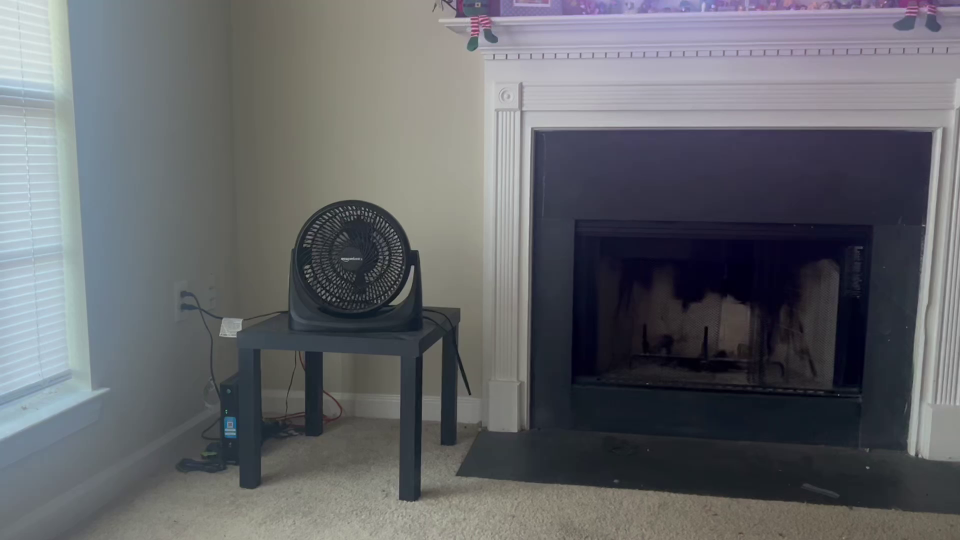
#> input picture Assignment_3/video_frames/frame_0000.png, 1920 x 1080 px, given in place of frame_0197.png, which was not available (shown at 1/2 size)
$ python capture_object.py
#> lines starting #> are read from the running program, lines starting #| are printed output that depends on the picture; after the words box and inside, x2 and y2 are one past the last pixel; in counts of white or black regions, pixels touching at a corner belong together; pictures that were not available may be replaced by others from this repository, and a replacement may not be noted
import cv2
import numpy as np
import glob
import random


image = cv2.imread('video_frames/frame_0197.png')
#> image is the input picture: shape (1080, 1920, 3); mean B, G, R 106, 101.4, 99.6

# Get the dimensions of the image
height, width, channels = image.shape
#> height = 1080; width = 1920; channels = 3

print(f"The image width is: {width}")
#| The image width is: 1920
print(f"The image height is: {height}")
#| The image height is: 1080
print(f"The number of channels is: {channels}")
#| The number of channels is: 3


#----------------------------------- Add Grid ------------------------#

# Define the number of grid cells
grid_cells_horizontal = 40
grid_cells_vertical = 40

# Calculate the step size for each cell
step_size_x = image.shape[1] // grid_cells_horizontal  # Image width divided by number of cells horizontally
#> step_size_x = 48
step_size_y = image.shape[0] // grid_cells_vertical    # Image height divided by number of cells vertically
#> step_size_y = 27

# Create a copy of the image to draw the grid on
image_with_grid = image.copy()

# Draw the vertical grid lines
for x in range(0, image.shape[1], step_size_x):
    cv2.line(image_with_grid, (x, 0), (x, image.shape[0]), color=(0, 255, 0), thickness=1)
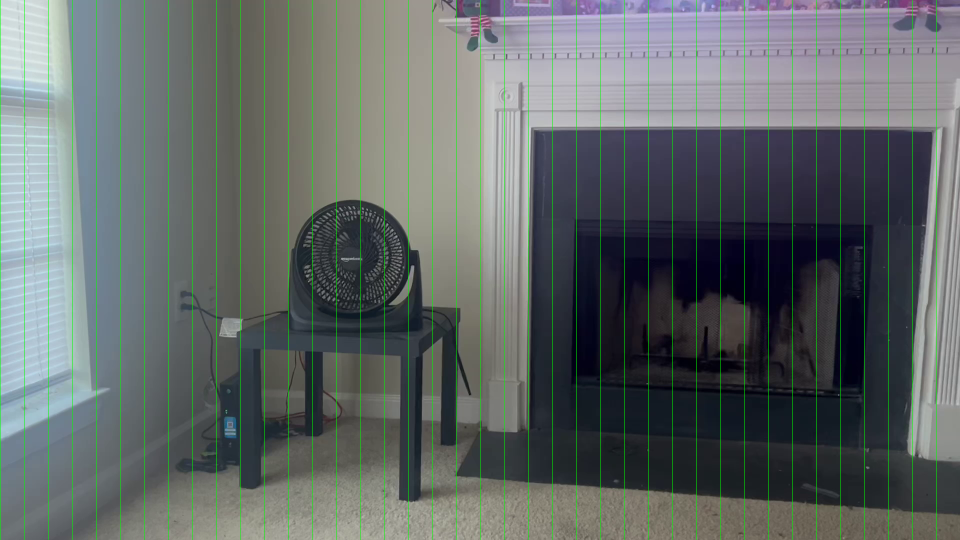
#> image_with_grid: shape (1080, 1920, 3) (shown at 1/2 size); 2.08% of pixels changed, all inside (x1, y1, x2, y2) = (0, 0, 1873, 1080)

# Draw the horizontal grid lines
for y in range(0, image.shape[0], step_size_y):
    cv2.line(image_with_grid, (0, y), (image.shape[1], y), color=(0, 255, 0), thickness=1)
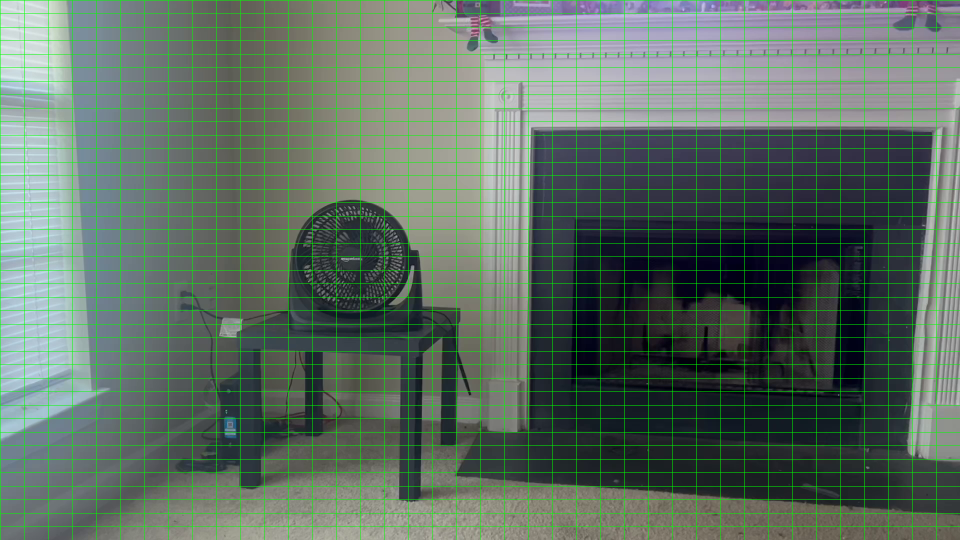
#> image_with_grid: shape (1080, 1920, 3) (shown at 1/2 size); 3.63% of pixels changed, all inside (x1, y1, x2, y2) = (1, 0, 1920, 1054)

# Save image with grid
cv2.imwrite('image_with_grid.png', image_with_grid)

# Show the image with the grid
cv2.imshow('Image with Grid', image_with_grid)
cv2.waitKey(0)
cv2.destroyAllWindows()

#----------------------------------- Crop Object ------------------------#
x, y = 1824, 216
width, height = 48, 135

# Crop the ROI from the image
roi = image[y:y+height, x:x+width]
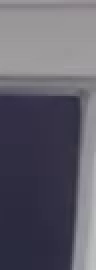
#> roi: shape (135, 48, 3) (shown 2 times larger); mean B, G, R 105.9, 94, 96.1

cv2.imwrite('cropped_roi.png', roi)
# Show the cropped ROI
cv2.imshow('Cropped ROI', roi)
cv2.waitKey(0)
cv2.destroyAllWindows()


#----------------------------------- Image comparison ------------------------#
# Load the cropped region
cropped_roi = cv2.imread('cropped_roi.png')
cropped_roi_gray = cv2.cvtColor(cropped_roi, cv2.COLOR_BGR2GRAY)  # Convert to grayscale if comparing in grayscale

# List all frames in the directory
all_frames = glob.glob('video_frames/*.png')

# Randomly pick 10 frames
#> (the run stopped early here; a loop or call above may not have finished)
